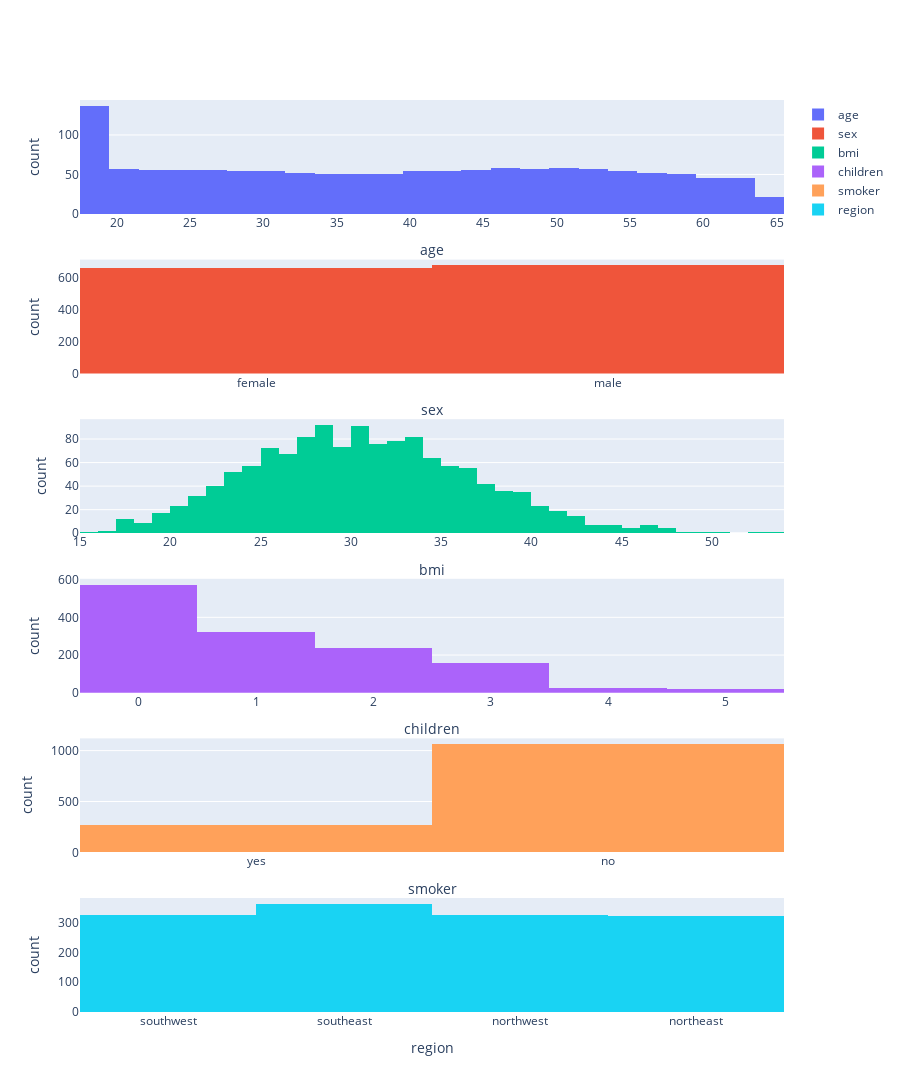

Notebook source saved alongside this figure:
### Markdown cell above
Let's now look at the distribution of each feature by plotting a histogram for each:

### Code cell
# Plots histogram for each feature using plotly library
plot_histograms(X)

### Figure 1 — Plotly figure (JSON) as saved in the notebook; plotly's stock layout.template omitted (floating-point values rounded to 4 significant figures; data arrays with more than 128 entries replaced by an {"elided": "..."} marker saying what was removed)
{"data": [{"name": "age", "type": "histogram", "x": {"elided": "1338 int values"}, "xaxis": "x", "yaxis": "y"}, {"name": "sex", "type": "histogram", "x": {"elided": "1338 str values"}, "xaxis": "x2", "yaxis": "y2"}, {"name": "bmi", "type": "histogram", "x": {"elided": "1338 float values"}, "xaxis": "x3", "yaxis": "y3"}, {"name": "children", "type": "histogram", "x": {"elided": "1338 int values"}, "xaxis": "x4", "yaxis": "y4"}, {"name": "smoker", "type": "histogram", "x": {"elided": "1338 str values"}, "xaxis": "x5", "yaxis": "y5"}, {"name": "region", "type": "histogram", "x": {"elided": "1338 str values"}, "xaxis": "x6", "yaxis": "y6"}], "layout": {"height": 1200, "xaxis": {"anchor": "y", "domain": [0, 1], "title": {"text": "age"}}, "xaxis2": {"anchor": "y2", "domain": [0, 1], "title": {"text": "sex"}}, "xaxis3": {"anchor": "y3", "domain": [0, 1], "title": {"text": "bmi"}}, "xaxis4": {"anchor": "y4", "domain": [0, 1], "title": {"text": "children"}}, "xaxis5": {"anchor": "y5", "domain": [0, 1], "title": {"text": "smoker"}}, "xaxis6": {"anchor": "y6", "domain": [0, 1], "title": {"text": "region"}}, "yaxis": {"anchor": "x", "domain": [0.875, 1], "title": {"text": "count"}}, "yaxis2": {"anchor": "x2", "domain": [0.7, 0.825], "title": {"text": "count"}}, "yaxis3": {"anchor": "x3", "domain": [0.525, 0.65], "title": {"text": "count"}}, "yaxis4": {"anchor": "x4", "domain": [0.35, 0.475], "title": {"text": "count"}}, "yaxis5": {"anchor": "x5", "domain": [0.175, 0.3], "title": {"text": "count"}}, "yaxis6": {"anchor": "x6", "domain": [0, 0.125], "title": {"text": "count"}}}}
